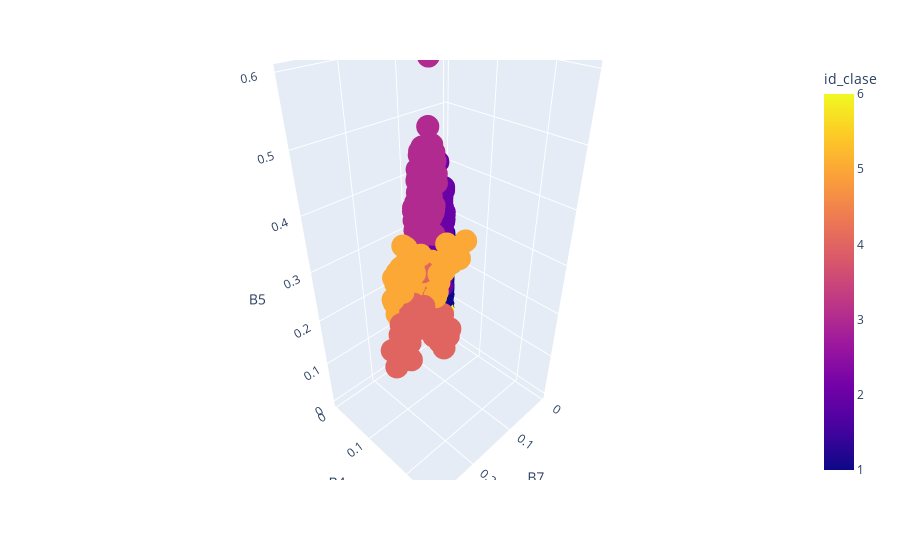

The cell this chart's notebook holds for it:
### Code cell
px.scatter_3d(sitios, x = "B7", y = "B4", z = "B5", color = "id_clase", hover_data = ["index"])

### Figure 1 — Plotly figure (JSON) as saved in the notebook; plotly's stock layout.template omitted (floating-point values rounded to 4 significant figures; data arrays with more than 128 entries replaced by an {"elided": "..."} marker saying what was removed)
{"data": [{"customdata": {"elided": "687x1 int values"}, "hovertemplate": "B7=%{x}<br>B4=%{y}<br>B5=%{z}<br>index=%{customdata[0]}<br>id_clase=%{marker.color}<extra></extra>", "legendgroup": "", "marker": {"color": {"elided": "687 int values"}, "coloraxis": "coloraxis", "symbol": "circle"}, "mode": "markers", "name": "", "scene": "scene", "showlegend": false, "type": "scatter3d", "x": {"elided": "687 float values"}, "y": {"elided": "687 float values"}, "z": {"elided": "687 float values"}}], "layout": {"coloraxis": {"colorbar": {"title": {"text": "id_clase"}}, "colorscale": [[0, "#0d0887"], [0.1111, "#46039f"], [0.2222, "#7201a8"], [0.3333, "#9c179e"], [0.4444, "#bd3786"], [0.5556, "#d8576b"], [0.6667, "#ed7953"], [0.7778, "#fb9f3a"], [0.8889, "#fdca26"], [1, "#f0f921"]]}, "legend": {"tracegroupgap": 0}, "margin": {"t": 60}, "scene": {"domain": {"x": [0, 1], "y": [0, 1]}, "xaxis": {"title": {"text": "B7"}}, "yaxis": {"title": {"text": "B4"}}, "zaxis": {"title": {"text": "B5"}}}}}
